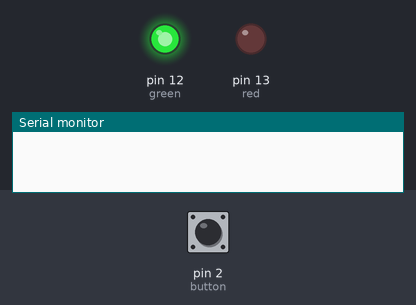
Recording of a sketch running on a simulated Arduino Uno, built with avr-gcc and run on an emulated ATmega328P. On the bench: output pins drawn as LEDs (lit = HIGH), the last lines printed to the serial monitor. Inputs (shaded band) come from the test bench; at power-on: pin 2 (button) HIGH.

Above: at 1.2 s.
1.3 s: pin 2 (button) pulled LOW for 0.15 s
At 1.6 s:
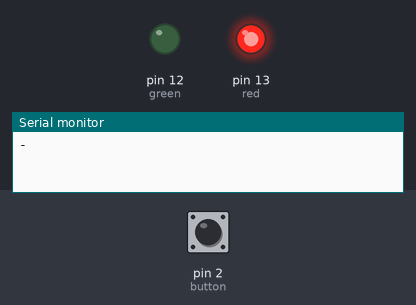
2.9 s: pin 2 (button) pulled LOW for 1 s
At 4.0 s:
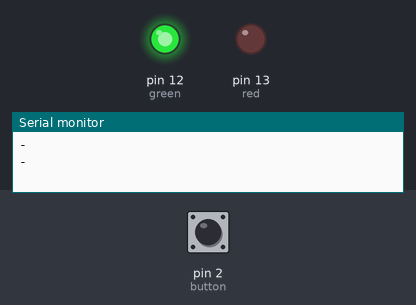
5.4 s: pin 2 (button) pulled LOW for 3.2 s
At 5.9 s:
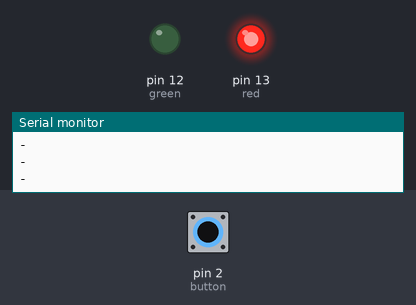
Timing chart, 0 to 8.4 s (numbered marks = the images above; inputs shaded):
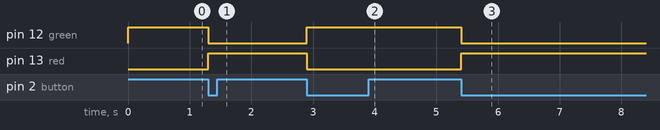

Measured:
- after the input at 1.3 s, pin 12 (green): HIGH → LOW at once; pin 13 (red): LOW → HIGH at once
- after the input at 2.9 s, pin 12 (green): LOW → HIGH at once; pin 13 (red): HIGH → LOW at once
- after the input at 5.4 s, pin 12 (green): HIGH → LOW at once; pin 13 (red): LOW → HIGH at once

The sketch:

interrupt_button_led.ino
```cpp
// Light.ino

int const red = 13; // Anode sur pin 13 et cathode sur GND
int const green = 12;
int const button = 2; // Sur pin 2 et GND
volatile int lightOn = LOW;

void buttonPressed () {
	lightOn = !lightOn;
	Serial.println("-");
}

void setup() {
	pinMode(red, OUTPUT);
	pinMode(green, OUTPUT);
	pinMode(button, INPUT_PULLUP);
	attachInterrupt(button-2, buttonPressed, FALLING);
	Serial.begin(9600);
}

void loop() {
	digitalWrite(red, lightOn);
	digitalWrite(green, !lightOn);
}
```
